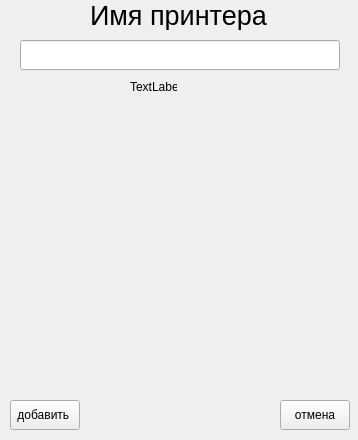
<?xml version="1.0" encoding="UTF-8"?>
<ui version="4.0">
 <class>Form</class>
 <widget class="QWidget" name="Form">
  <property name="geometry">
   <rect>
    <x>0</x>
    <y>0</y>
    <width>358</width>
    <height>440</height>
   </rect>
  </property>
  <property name="windowTitle">
   <string>Form</string>
  </property>
  <widget class="QPushButton" name="pushButton">
   <property name="geometry">
    <rect>
     <x>10</x>
     <y>400</y>
     <width>70</width>
     <height>30</height>
    </rect>
   </property>
   <property name="text">
    <string>добавить </string>
   </property>
  </widget>
  <widget class="QPushButton" name="pushButton_2">
   <property name="geometry">
    <rect>
     <x>280</x>
     <y>400</y>
     <width>70</width>
     <height>30</height>
    </rect>
   </property>
   <property name="text">
    <string>отмена</string>
   </property>
  </widget>
  <widget class="QLineEdit" name="lineEdit">
   <property name="geometry">
    <rect>
     <x>20</x>
     <y>40</y>
     <width>320</width>
     <height>30</height>
    </rect>
   </property>
  </widget>
  <widget class="QLabel" name="label">
   <property name="geometry">
    <rect>
     <x>90</x>
     <y>0</y>
     <width>180</width>
     <height>30</height>
    </rect>
   </property>
   <property name="font">
    <font>
     <pointsize>20</pointsize>
    </font>
   </property>
   <property name="text">
    <string>Имя принтера </string>
   </property>
  </widget>
  <widget class="QLabel" name="label_2">
   <property name="geometry">
    <rect>
     <x>130</x>
     <y>80</y>
     <width>47</width>
     <height>13</height>
    </rect>
   </property>
   <property name="text">
    <string>TextLabel</string>
   </property>
  </widget>
 </widget>
 <resources/>
 <connections/>
</ui>
